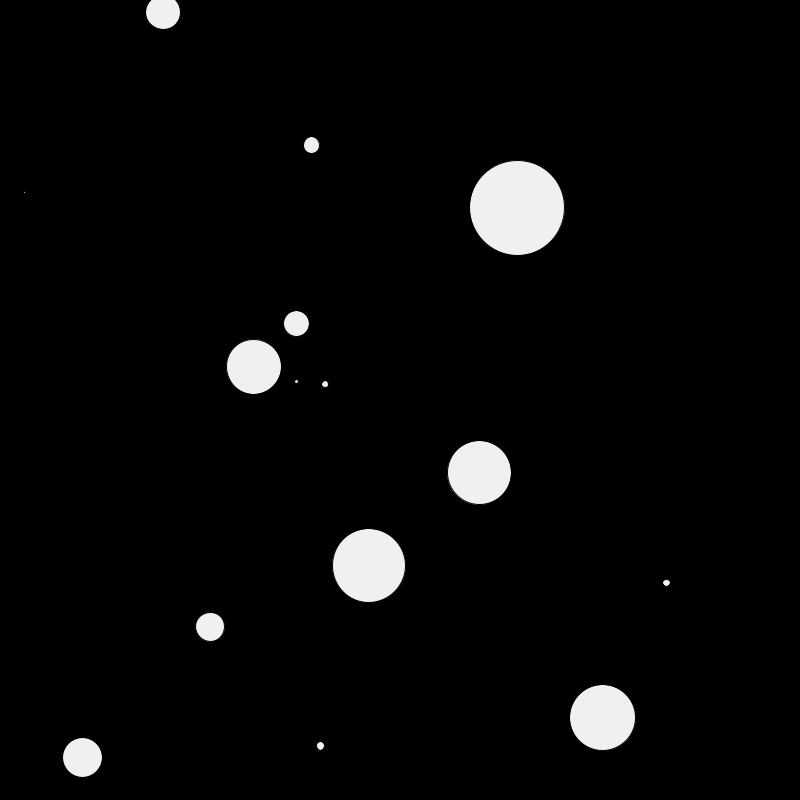
Frame 1 (no input)
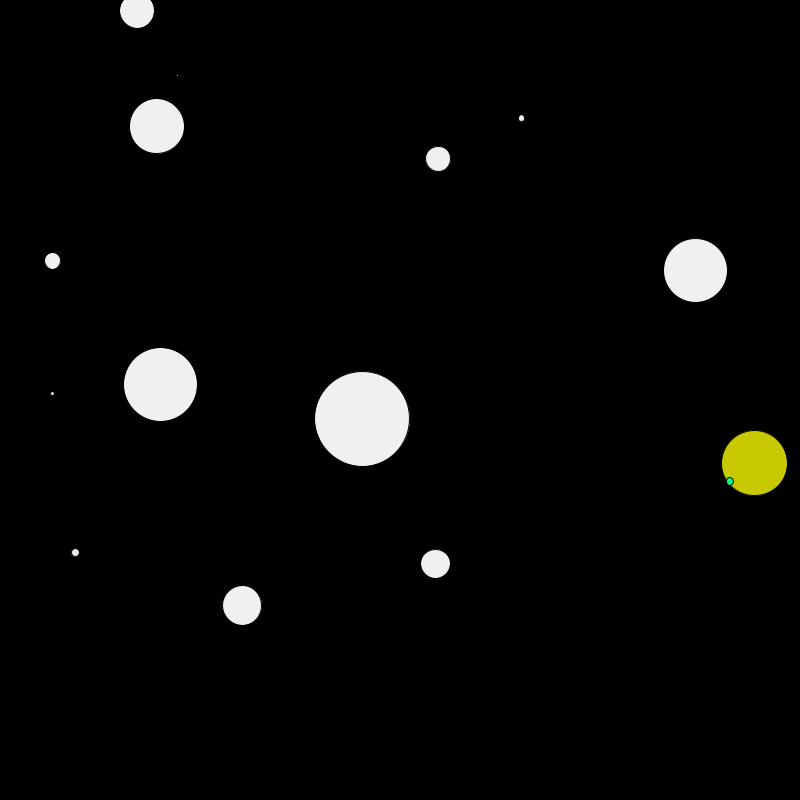
Frame 60 (the mouse pressed at the canvas centre just before this capture)
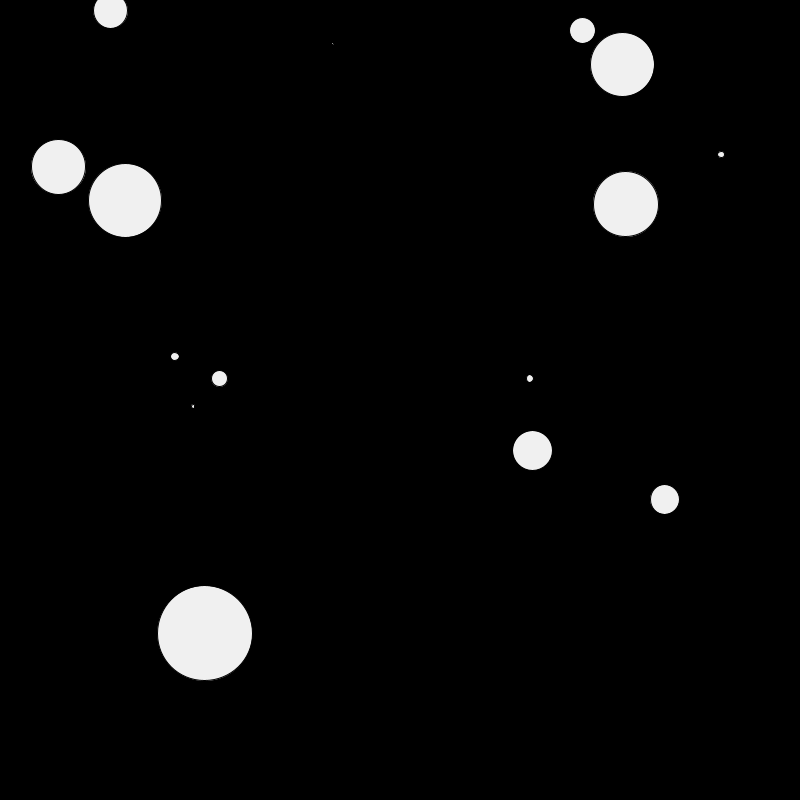
Frame 120 (the mouse held since frame 60 and released just before this capture)

The Processing sketch that drew these frames (run headless with seeded random() and noise(); from frame 60 on, the mouse is pressed at the canvas centre):

// Processing sketch: Week8_UsingArrayForBallClass
// ── Week8_UsingArrayForBallClass.pde
Ball[] b= new Ball[15];

//could have made more like Ball bb = new Ball;
//Used an array to draw 100 balls

// same as int a, ball is new class

//b has got no value as we must assign it 

void setup() {
  size(800, 800);
  for( int i=0; i<b.length; i++){
  b[i] = new Ball(random(width), random(height), random(50));
  
  //() Ball was automatically made a funtion (CONSTRUCTOR)
}
}

void draw() {
background(0);
for( int i=0; i<b.length; i++){
  //b[i].checkMouse();
  //inside for loop write another to affect each ball individually
  
 for( int j=i+1; j<b.length; j++){
   if(i!=j){
   b[i].checkBallCollision(b[j]);
   //(b[j].x, b[j].y, b[j].r);
   // [j] is whatever ball is being looked at at the time 
 }
 }
  b[i].display();
  b[i].update();
}
}
// ── Ball.pde

//state new object
//defining what the new class/object is 
class Ball {
  float x;
  float y;
  float r;
  float dx;
  float dy;
  color c;

  //create a CONSTRUCTOR with arguments
  Ball(float xPos, float yPos, float radius) {
    x=xPos;
    y=yPos;// x=400 being rewritten by ball function
    r= radius;
    dx = random(-5, 5);
    dy= random(-5, 5);
    c = color(240);
  }

  //method 
  void display() {
    fill(c);
    ellipse(x, y, r*2, r*2);
    c=color(240);
  }


void update(){
  //make them bounce back
  if( x<r|| x> width-r){
   dx *= -1; 
  }
  if( y<r|| y> height-r){
   dy *= -1; 
  }
  x+= dx;
  y+=dy;
}

//chnge colour based on if mouse is over ellipse
void checkMouse(){
  if(dist(x,y,mouseX,mouseY) <r){
   c= color(250,0,200); 
  }else{
    c= color(100);
}
}
//check where other balls are for each ball in the loop
void checkBallCollision(Ball other){
//(float otherx, float othery, float otherr){
  if (dist(x,y,other.x,other.y)<r+other.r){
    changeColour(color(200,200,0));
    other.c =color(0,255,150);
  }
  
}

void changeColour(color newColour){
  c= newColour;
}

}
